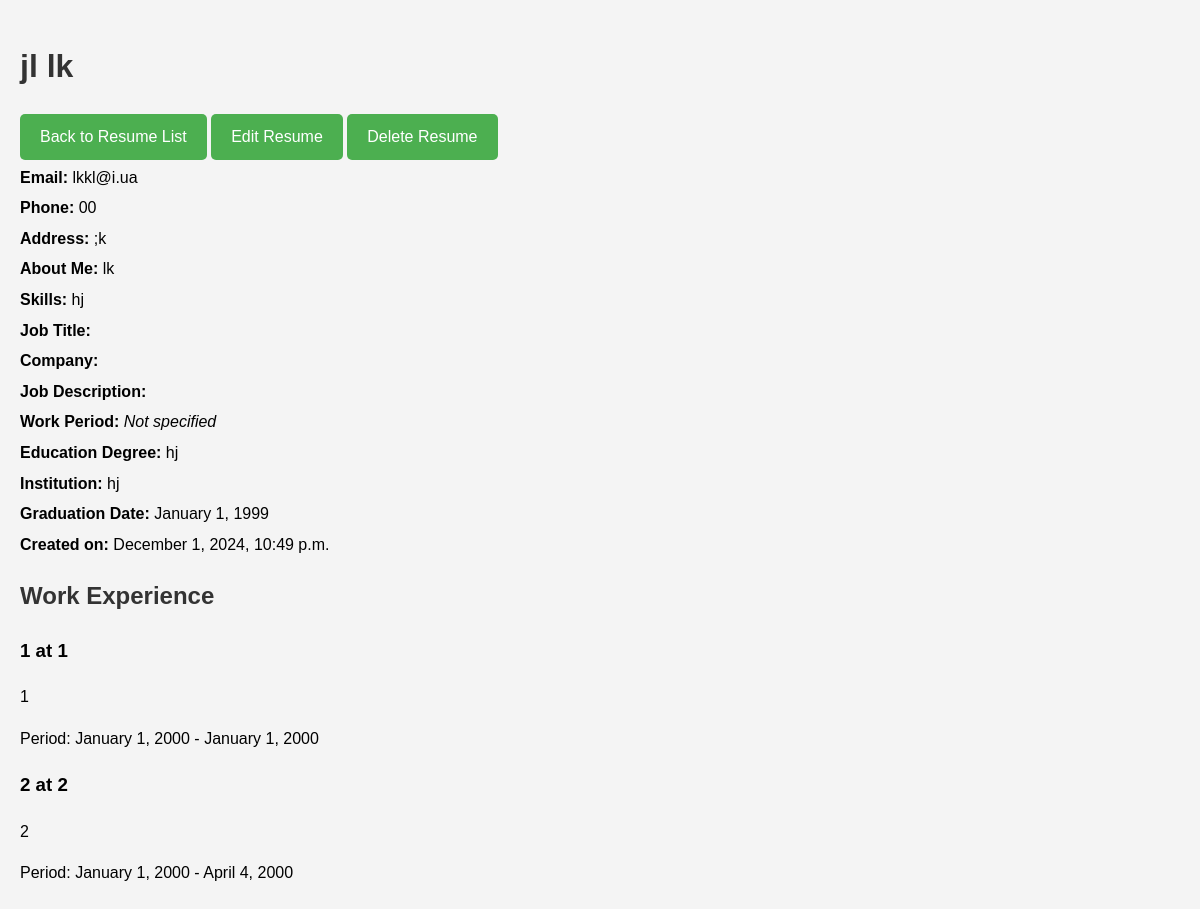
/resume/3/, run on the app's committed database.
### resume/models.py (models this page shows, shortened)
class Resume(models.Model):
    first_name = models.CharField(max_length=100)
    last_name = models.CharField(max_length=100)
    email = models.EmailField()
    phone_number = models.CharField(max_length=20, null=True, blank=True)
    address = models.TextField(null=True, blank=True)
    about_me = models.TextField(null=True, blank=True)
    skills = models.TextField(null=True, blank=True)
    education = models.TextField(null=True, blank=True)
    institution_name = models.CharField(max_length=100, null=True, blank=True)
    education_degree = models.CharField(max_length=100, null=True, blank=True)
    graduation_date = models.DateField(null=True, blank=True)
    date_created = models.DateTimeField(auto_now_add=True)

class WorkExperience(models.Model):
    resume = models.ForeignKey(Resume, related_name="work_experiences", on_delete=models.CASCADE)
    job_title = models.CharField(max_length=100)
    company_name = models.CharField(max_length=100)
    job_description = models.TextField(null=True, blank=True)
    start_date = models.DateField()
    end_date = models.DateField(null=True, blank=True)  # Якщо це поточна робота, поле може бути порожнім

### resume/views.py (the view)
# urls.py: path('<int:pk>/', views.resume_detail, name='resume_detail'),
def resume_detail(request, pk):
    resume = get_object_or_404(Resume, pk=pk)
    return render(request, 'resume/resume_detail.html', {'resume': resume})

### resume/templates/resume/resume_detail.html (shortened to what this page needs)
<!DOCTYPE html>
<html lang="en">
<head>
    {% load static %}
    <link rel="stylesheet" href="{% static 'css/styles.css' %}">
</head>
<body>
    <div class="container">
        <h1>{{ resume.first_name }} {{ resume.last_name }}</h1>
        <div class="navigation-buttons">
            <a href="{% url 'resume:resume_list' %}" class="styled-button">
                Back to Resume List
            </a>
            <a href="{% url 'resume:edit_resume' resume.pk %}" class="styled-button">
                Edit Resume
            </a>
            <a href="{% url 'resume:delete_resume_confirmation' resume.pk %}" class="styled-button">
                Delete Resume
            </a>
        </div>
        <div class="resume-details">
            <p><strong>Email:</strong> {{ resume.email }}</p>
            <p><strong>Phone:</strong> {{ resume.phone_number }}</p>
            <p><strong>Address:</strong> {{ resume.address }}</p>
            <p><strong>About Me:</strong> {% if resume.about_me %}{{ resume.about_me }}{% else %}<em>No data available</em>{% endif %}</p>
            <p><strong>Skills:</strong> {% if resume.skills %}{{ resume.skills }}{% else %}<em>No skills listed</em>{% endif %}</p>
            <p><strong>Job Title:</strong> {{ resume.job_title }}</p>
            <p><strong>Company:</strong> {{ resume.company_name }}</p>
            <p><strong>Job Description:</strong> {{ resume.job_description }}</p>
            <p><strong>Work Period:</strong>
                {% if resume.start_date and resume.end_date %}
                    {{ resume.start_date|date:"F j, Y" }} - {{ resume.end_date|date:"F j, Y" }}
                {% elif resume.start_date %}
                    {{ resume.start_date|date:"F j, Y" }} - Present
                {% else %}
                    <em>Not specified</em>
                {% endif %}
            </p>
            <p><strong>Education Degree:</strong> {{ resume.education_degree }}</p>
            <p><strong>Institution:</strong> {{ resume.institution_name }}</p>
            <p><strong>Graduation Date:</strong> {{ resume.graduation_date|date:"F j, Y" }}</p>
            <p><strong>Created on:</strong> {{ resume.date_created|date:"F j, Y, g:i a" }}</p>
        </div>
        <h2>Work Experience</h2>
        {% if resume.work_experiences.all %}
            {% for work in resume.work_experiences.all %}
                <div class="work-experience">
                    <h3>{{ work.job_title }} at {{ work.company_name }}</h3>
                    <p>{{ work.job_description }}</p>
                    <p>Period:
                        {% if work.start_date and work.end_date %}
                            {{ work.start_date|date:"F j, Y" }} - {{ work.end_date|date:"F j, Y" }}
                        {% elif work.start_date %}
                            {{ work.start_date|date:"F j, Y" }} - Present
                        {% else %}
                            <em>Not specified</em>
                        {% endif %}
                    </p>
                </div>
            {% endfor %}
        {% else %}
            <p>No work experience available.</p>
        {% endif %}
    </div>
</body>
</html>

### resume/static/css/styles.css (style rules this page uses)
.styled-button { background-color: #4CAF50; color: white; padding: 10px 20px; border: none; border-radius: 5px; cursor: pointer; text-align: center; display: inline-block; transition: background-color 0.3s ease; }
body { font-family: Arial, sans-serif; line-height: 1.6; margin: 0; padding: 0; background-color: #f4f4f4; }
h1, h2 { color: #333; }
a { text-decoration: none; color: #007BFF; }
.container { max-width: 1200px; margin: 0 auto; padding: 20px; }
.resume-details p { margin: 5px 0; }
a { transition: color 0.3s ease; }

### data on the page
Resume: first_name "jl", last_name "lk", email "lkkl@i.ua", phone_number "00", address ";k", about_me "lk", skills "hj", education_degree "hj", institution_name "hj", graduation_date "January 1, 1999", date_created "December 1, 2024, 10:49 p.m."
WorkExperience: job_title "1", company_name "1", job_description "1", start_date "January 1, 2000", end_date "January 1, 2000"
WorkExperience: job_title "2", company_name "2", job_description "2", start_date "January 1, 2000", end_date "April 4, 2000"
